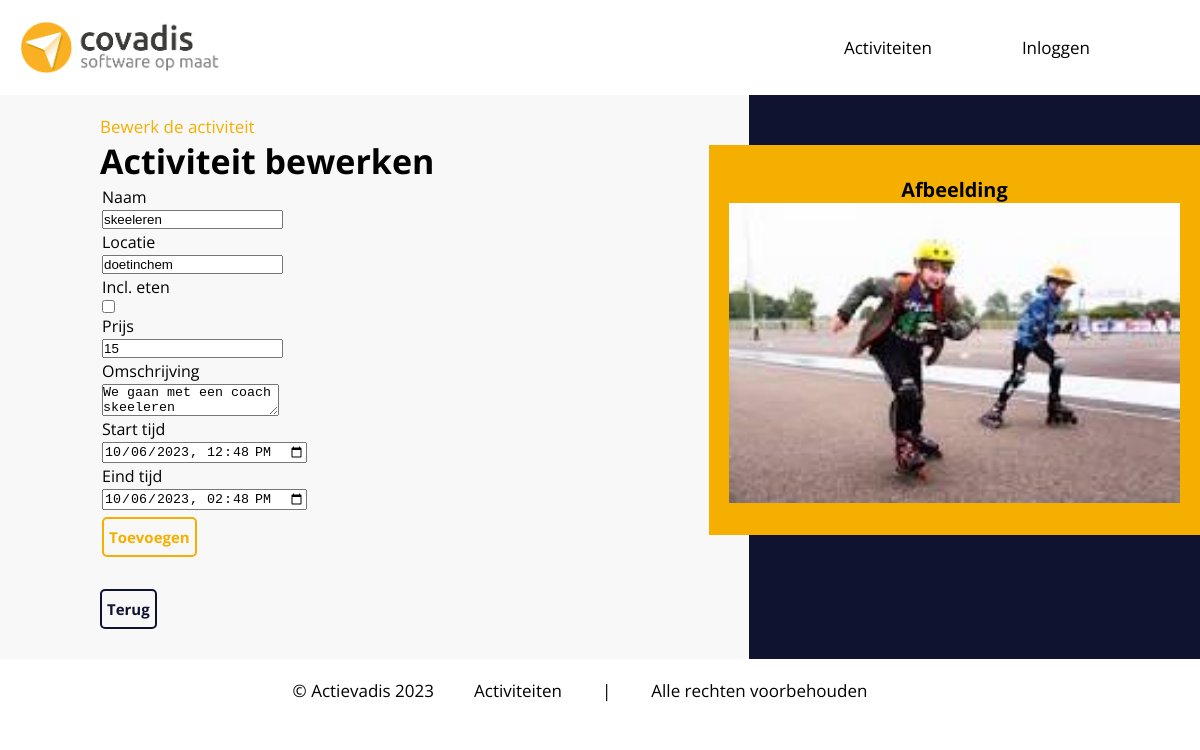
/Pages/Admin/editActivity.php?id=5, run on the app's committed database.
### tables this page shows
CREATE TABLE `activity` (
  `id` int(11) NOT NULL,
  `name` varchar(60) NOT NULL,
  `location` varchar(255) NOT NULL,
  `food` tinyint(1) NOT NULL,
  `price` double NOT NULL,
  `description` varchar(255) NOT NULL,
  `image` varchar(30) NOT NULL,
  `startTime` datetime NOT NULL,
  `endTime` datetime NOT NULL
);

### Database/databaseFunctions.php (called while the page is built, shortened)
<?php
function db_connect(){
    $servername = "localhost";
    $username   = "root";
    $password   = "";
    $dbname     = "actievadis";
    $mysqli = new mysqli($servername, $username, $password, $dbname);
    return $mysqli;
}
function db_getData($query){
    $mysqli = db_connect();
    $result = $mysqli->query($query);
    return $result;
}
?>

### Database/activityFunctions.php (called while the page is built, shortened)
<?php
include "../../Class/Activity.php";
require_once "databaseFunctions.php";
function getActivityById($activityId)
{
    $query = "SELECT *
    FROM activity
    WHERE id = '$activityId'";
    $activity = db_getData($query);
    if ($activity->num_rows > 0) {
        return $activity;
    } else {
        return "No activity found";
    }
}
?>

### Class/Activity.php (called while the page is built, shortened)
<?php
class activity {
    private $name;
    private $location;
    private $food;
    private $price;
    private $description;
    private $image;
    private $startTime;
    private $endTime;
    function __construct($sqlResult = null)
    {
        try {
            if ($sqlResult)
            {
                $activityArr = $sqlResult->fetch_row();
                $this->name = $activityArr[1];
                $this->location = $activityArr[2];
                $this->food = $activityArr[3];
                $this->price = $activityArr[4];
                $this->description = $activityArr[5];
                $this->image = $activityArr[6];
                $this->startTime = $activityArr[7];
                $this->endTime = $activityArr[8];
            } else {
                return $this;
            }
        } catch (\Throwable $th) {
            echo "Error: ".$th;
        }
    }
    public function getName()
    {
        return $this->name;
    }
    public function getLocation()
    {
        return $this->location;
    }
    public function getFood()
    {
        return $this->food;
    }
    public function getPrice()
    {
        return $this->price;
    }
    public function getDescription()
    {
        return $this->description;
    }
    public function getImage()
    {
        return $this->image;
    }
    public function getStartTime()
    {
        return $this->startTime;
    }
    public function getEndTime()
    {
        return $this->endTime;
    }
}
?>

### Pages/Admin/editActivity.php (the view, shortened to what this page needs)
<?php
include "../General/header.php";
include "../../Database/activityFunctions.php";
if (isset($_GET['id']))
{
    $activity = new activity(getActivityById($_GET['id']));
}
?>
<link rel="stylesheet" href="../../Css/editActivity.css">
<body>
    <div class="container">
        <div class="leftSide">
            <form action="#" method="post" enctype="multipart/form-data">
                <p class="pBlue">Bewerk de activiteit</p>
                <h1>Activiteit bewerken</h1>
            <table>
                <tr>
                    <td>Naam</td>
                </tr>
                <tr>
                    <td><input type="text" name="txtName" value="<?php echo $activity->getName()?>" required></td>
                </tr>
                <tr>
                    <td>Locatie</td>
                </tr>
                <tr>
                    <td><input type="text" name="txtLocation" value="<?php echo $activity->getLocation()?>" required></td>
                </tr>
                <tr>
                    <td>Incl. eten</td>
                </tr>
                <tr>
                    <td><input type="checkbox" name="chbFood"  <?php if ($activity->getFood()){ echo "checked"; }?>></td>
                </tr>
                <tr>
                    <td>Prijs</td>
                </tr>
                <tr>
                    <td><input type="number" name="txtPrice" min="0" step=".01" value="<?php echo $activity->getPrice()?>" required></td>
                </tr>
                <tr>
                    <td class="top">Omschrijving</td>
                </tr>
                <tr>
                    <td><textarea name="txtDescription" required><?php echo $activity->getDescription()?></textarea></td>
                </tr>
                <tr>
                    <td>Start tijd</td>
                </tr>
                <tr>
                    <td><input type="datetime-local" name="txtStartTime" value="<?php echo $activity->getStartTime()?>" required></td>
                </tr>
                <tr>
                    <td>Eind tijd</td>
                </tr>
                <tr>
                    <td><input type="datetime-local" name="txtEndTime" value="<?php echo $activity->getEndTime()?>" required></td>
                </tr>
                <tr>
                    <td>
                        <input type="submit" name="btnSubmit" value="Toevoegen" class="buttonTable">
                    </td>
                </tr>
            </table>
            </form>
            <a href="admin.php"><button class="terugButton">Terug</button></a>
        </div>
        <div class="Rightside">
            <h3>Afbeelding</h3>
            <img src="../../Images/<?php echo $activity->getImage()?>" style="height: 300px;">
        </div>
    </div>
</body>
<?php
include "../General/footer.php";
?>

### Css/header.css (style rules this page uses)
body { font-family: 'Open Sans', sans-serif; font-size: 17px; }
* { margin: 0; padding: 0; }

### Css/editActivity.css (style rules this page uses)
.container { background-color: #0f132f; display: flex; }
.leftSide { background-color: #f8f8f8; width: 65%; padding-left: 100px; padding: 20px 20px 20px 100px; }
.pBlue { color: #f5af00; }
.buttonTable { font-family: 'Open Sans', sans-serif; margin-top: 5px; margin-bottom: 10px; width: auto; height: 40px; background-color: transparent; border-radius: 5px; border: 2px solid #f5af00; color: #f5af00; font-size: 15px; font-weight: 700; padding: 5px; }
.terugButton { font-family: 'Open Sans', sans-serif; margin-top: 20px; margin-bottom: 10px; width: auto; height: 40px; background-color: transparent; border-radius: 5px; border: 2px solid #0f132f; color: #0f132f; font-size: 15px; font-weight: 700; padding: 5px; }
.Rightside { background-color: #f5af00; width: 45%; margin-top: 50px; margin-left: -40px; height: 350px; padding: 20px; display: flex; align-items: center; flex-direction: column; justify-content: center; }

### Css/footer.css (style rules this page uses)
body { font-family: 'Open Sans', sans-serif; font-size: 17px; }
* { margin: 0; padding: 0; }

### data on the page
activity: txtName "skeeleren", txtLocation "doetinchem", txtPrice "15", txtDescription "We gaan met een coach skeeleren", txtStartTime "10/06/2023 12:48", txtEndTime "10/06/2023 14:48", image (picture)
